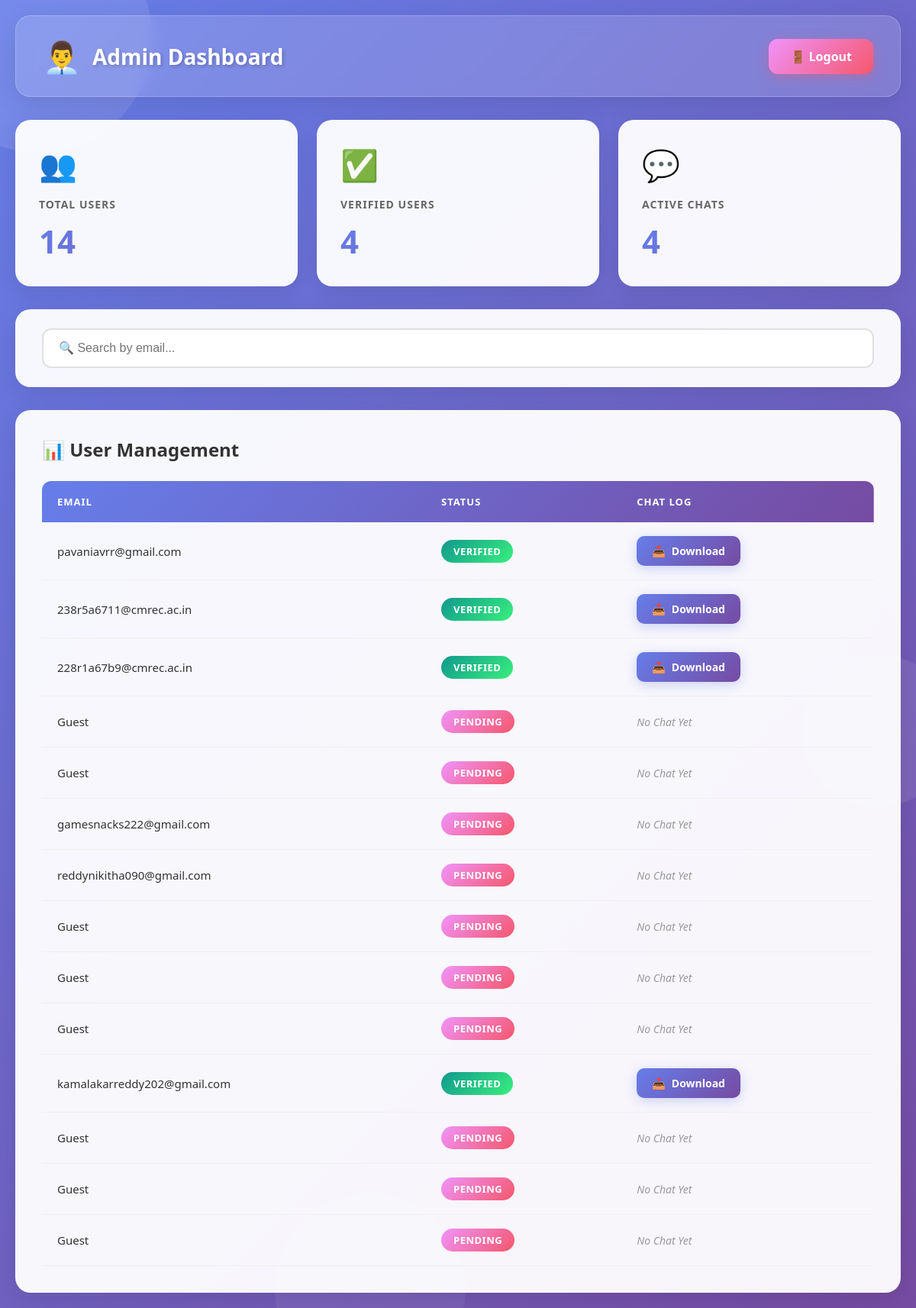
/admin/logs (signed in), run on the app's committed database.
### app.py (models this page shows)
class User(db.Model):
    id = db.Column(db.Integer, primary_key=True)
    email = db.Column(db.String(150), unique=True, nullable=True)
    otp_verified = db.Column(db.Boolean, default=False)
    subscribed = db.Column(db.Boolean, default=True)
    current_topic = db.Column(db.String(50), default=None)
    created_at = db.Column(db.DateTime, default=datetime.utcnow)

### app.py (the view)
@app.route('/admin/logs')
def admin_logs():
    if not session.get("admin_logged_in"):
        return redirect(url_for("admin_login"))
    users = User.query.all()
    log_dir = "user_logs"
    user_data = []
    for user in users:
        email = user.email or "Guest"
        otp_status = "Verified" if user.otp_verified else "Pending"
        log_filename = f"{email}_log.txt"
        log_path = os.path.join(log_dir, log_filename)
        if os.path.exists(log_path):
            download_link = url_for('download_log', filename=log_filename)
        else:
            download_link = None
        user_data.append({
            "email": email,
            "otp_status": otp_status,
            "log_link": download_link
        })
    return render_template("admin_logs.html", users=user_data)

### templates/admin_logs.html (shortened to what this page needs)
<!DOCTYPE html>
<html lang="en">
<head>
</head>
<body>
    <div class="bg-shape"></div>
    <div class="container">
        <div class="header">
            <div class="header-left">
                <div class="admin-icon">👨‍💼</div>
                <h1 class="header-title">Admin Dashboard</h1>
            </div>
            <a href="{{ url_for('admin_logout') }}" class="logout-btn">🚪 Logout</a>
        </div>
        <div class="stats-grid">
            <div class="stat-card">
                <div class="stat-icon">👥</div>
                <div class="stat-label">Total Users</div>
                <div class="stat-value" id="totalUsers">{{ users|length }}</div>
            </div>
            <div class="stat-card">
                <div class="stat-icon">✅</div>
                <div class="stat-label">Verified Users</div>
                <div class="stat-value" id="verifiedUsers">0</div>
            </div>
            <div class="stat-card">
                <div class="stat-icon">💬</div>
                <div class="stat-label">Active Chats</div>
                <div class="stat-value" id="activeChats">0</div>
            </div>
        </div>
        <div class="search-section">
            <input
                type="text"
                class="search-box"
                id="searchBox"
                placeholder="🔍 Search by email..."
                onkeyup="filterTable()"
            >
        </div>
        <div class="table-section">
            <h2 class="table-title">📊 User Management</h2>
            {% if users %}
            <table id="userTable">
                <thead>
                    <tr>
                        <th>Email</th>
                        <th>Status</th>
                        <th>Chat Log</th>
                    </tr>
                </thead>
                <tbody>
                    {% for user in users %}
                    <tr>
                        <td>{{ user.email }}</td>
                        <td>
                            {% if user.otp_status == 'Verified' %}
                            <span class="status-badge status-verified">{{ user.otp_status }}</span>
                            {% elif user.otp_status == 'Pending' %}
                            <span class="status-badge status-pending">{{ user.otp_status }}</span>
                            {% else %}
                            <span class="status-badge status-failed">{{ user.otp_status }}</span>
                            {% endif %}
                        </td>
                        <td>
                            {% if user.log_link %}
                            <a href="{{ user.log_link }}" class="download-btn">
                                <span>📥</span>
                                <span>Download</span>
                            </a>
                            {% else %}
                            <span class="no-chat">No Chat Yet</span>
                            {% endif %}
                        </td>
                    </tr>
                    {% endfor %}
                </tbody>
            </table>
            {% else %}
            <div class="empty-state">
                <div class="empty-state-icon">📭</div>
                <div class="empty-state-text">No users found</div>
            </div>
            {% endif %}
        </div>
    </div>
</body>
</html>

### templates/admin_logs.html (style rules this page uses)
* { margin: 0; padding: 0; box-sizing: border-box; }
body { font-family: 'Segoe UI', Tahoma, Geneva, Verdana, sans-serif; background: linear-gradient(135deg, #667eea 0%, #764ba2 100%); min-height: 100vh; padding: 20px; position: relative; overflow-x: hidden; }
.bg-shape { position: fixed; border-radius: 50%; opacity: 0.1; animation: float 20s infinite ease-in-out; z-index: 0; }
.bg-shape:nth-child(1) { width: 300px; height: 300px; background: white; top: -100px; left: -100px; animation-delay: 0s; }
.container { max-width: 1400px; margin: 0 auto; position: relative; z-index: 1; animation: fadeIn 0.8s ease-out; }
.header { background: rgba(255, 255, 255, 0.15); backdrop-filter: blur(10px); border-radius: 20px; padding: 25px 35px; margin-bottom: 30px; display: flex; justify-content: space-between; align-items: center; box-shadow: 0 8px 32px rgba(0, 0, 0, 0.1); border: 1px solid rgba(255, 255, 255, 0.2); animation: slideDown 0.6s ease-out; }
.header-left { display: flex; align-items: center; gap: 15px; }
.admin-icon { font-size: 40px; animation: pulse 2s infinite; }
.header-title { color: white; font-size: 28px; font-weight: 700; text-shadow: 2px 2px 4px rgba(0, 0, 0, 0.2); }
.logout-btn { background: linear-gradient(135deg, #f093fb 0%, #f5576c 100%); color: white; border: none; padding: 12px 28px; border-radius: 12px; font-size: 16px; font-weight: 600; cursor: pointer; transition: all 0.3s ease; box-shadow: 0 4px 15px rgba(245, 87, 108, 0.4); text-decoration: none; display: inline-block; }
.stats-grid { display: grid; grid-template-columns: repeat(auto-fit, minmax(280px, 1fr)); gap: 25px; margin-bottom: 30px; animation: fadeInUp 0.8s ease-out 0.2s both; }
.stat-card { background: rgba(255, 255, 255, 0.95); border-radius: 20px; padding: 30px; box-shadow: 0 8px 32px rgba(0, 0, 0, 0.1); transition: all 0.3s ease; border: 1px solid rgba(255, 255, 255, 0.3); }
.stat-icon { font-size: 40px; margin-bottom: 15px; }
.stat-label { color: #666; font-size: 14px; font-weight: 600; text-transform: uppercase; letter-spacing: 1px; margin-bottom: 10px; }
.stat-value { color: #333; font-size: 42px; font-weight: 700; background: linear-gradient(135deg, #667eea 0%, #764ba2 100%); -webkit-background-clip: text; -webkit-text-fill-color: transparent; background-clip: text; }
.search-section { background: rgba(255, 255, 255, 0.95); border-radius: 20px; padding: 25px 35px; margin-bottom: 30px; box-shadow: 0 8px 32px rgba(0, 0, 0, 0.1); animation: fadeInUp 0.8s ease-out 0.4s both; }
.search-box { width: 100%; padding: 15px 20px; border: 2px solid #e0e0e0; border-radius: 12px; font-size: 16px; transition: all 0.3s ease; background: white; }
.table-section { background: rgba(255, 255, 255, 0.95); border-radius: 20px; padding: 35px; box-shadow: 0 8px 32px rgba(0, 0, 0, 0.1); animation: fadeInUp 0.8s ease-out 0.6s both; overflow-x: auto; }
.table-title { color: #333; font-size: 24px; font-weight: 700; margin-bottom: 25px; display: flex; align-items: center; gap: 10px; }
table { width: 100%; border-collapse: collapse; min-width: 600px; }
thead { background: linear-gradient(135deg, #667eea 0%, #764ba2 100%); }
th { color: white; font-weight: 600; text-align: left; padding: 18px 20px; text-transform: uppercase; font-size: 13px; letter-spacing: 1px; }
th:first-child { border-radius: 12px 0 0 0; }
th:last-child { border-radius: 0 12px 0 0; }
tbody tr { border-bottom: 1px solid #f0f0f0; transition: all 0.3s ease; }
td { padding: 18px 20px; color: #333; font-size: 15px; }
.status-badge { display: inline-block; padding: 6px 16px; border-radius: 20px; font-size: 13px; font-weight: 600; text-transform: uppercase; letter-spacing: 0.5px; }
.status-verified { background: linear-gradient(135deg, #11998e 0%, #38ef7d 100%); color: white; }
.status-pending { background: linear-gradient(135deg, #f093fb 0%, #f5576c 100%); color: white; }
.download-btn { display: inline-flex; align-items: center; gap: 8px; background: linear-gradient(135deg, #667eea 0%, #764ba2 100%); color: white; padding: 10px 20px; border-radius: 10px; text-decoration: none; font-weight: 600; font-size: 14px; transition: all 0.3s ease; box-shadow: 0 4px 15px rgba(102, 126, 234, 0.3); }
.no-chat { color: #999; font-style: italic; font-size: 14px; }

### data on the page
User: email "pavaniavrr@gmail.com", otp_status "VERIFIED"
User: email "238r5a6711@cmrec.ac.in", otp_status "VERIFIED"
User: email "228r1a67b9@cmrec.ac.in", otp_status "VERIFIED"
User: email "gamesnacks222@gmail.com", otp_status "PENDING", shows "No Chat Yet"
User: email "reddynikitha090@gmail.com", otp_status "PENDING", shows "No Chat Yet"
User: email "kamalakarreddy202@gmail.com", otp_status "VERIFIED"

### other printed values
{{ users|length }} "14"
{{ user.email }} "Guest" "Guest" "Guest" "Guest" "Guest" "Guest" "Guest" "Guest"
{{ user.otp_status }} "PENDING" "PENDING" "PENDING" "PENDING" "PENDING" "PENDING" "PENDING" "PENDING"
